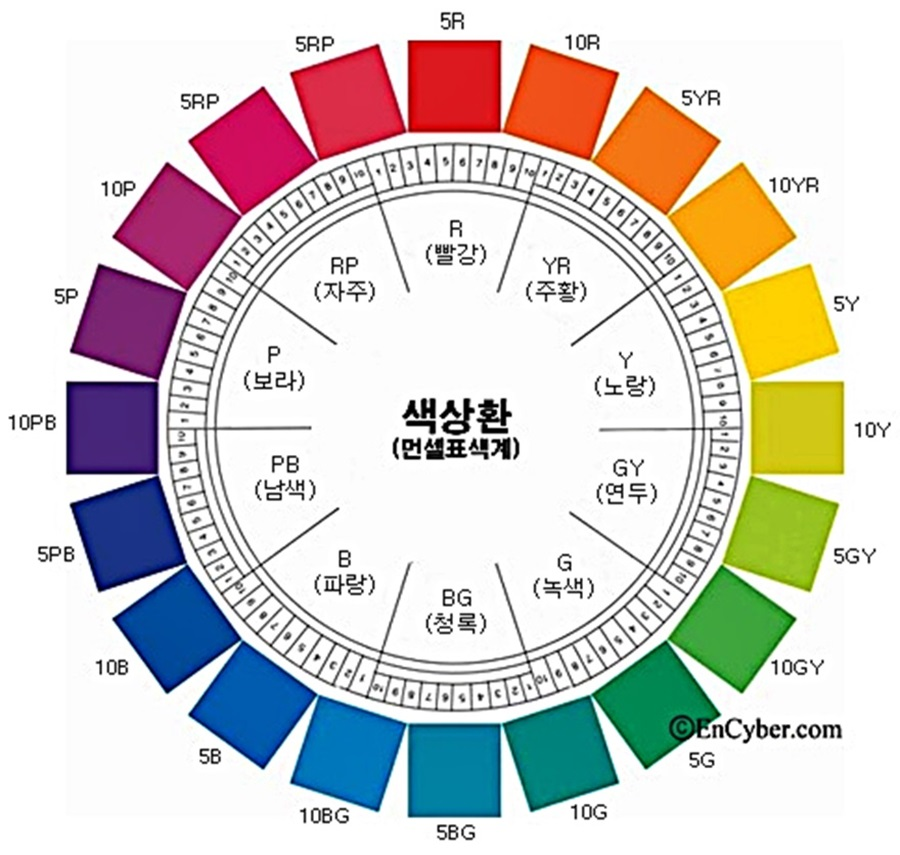
#> input picture ROS_Project/Carmera/Color/Color.jpg, 900 x 855 px, found by its file name
$ python Color.py
#> lines starting #> are read from the running program, lines starting #| are printed output that depends on the picture
import cv2
imgPath = 'D:\\Programing\\Python_Workspace\\ROS_Project\\Carmera\\Color\\Color.jpg'
img = cv2.imread(imgPath)
#> img is the input picture: shape (855, 900, 3); mean B, G, R 202.8, 206.8, 211.8

hsv = cv2.cvtColor(img, cv2.COLOR_BGR2HSV)
#> hsv: shape (855, 900, 3); mean H, S, V 29.2, 52.3, 225.2
h, s, v = cv2.split(hsv)\
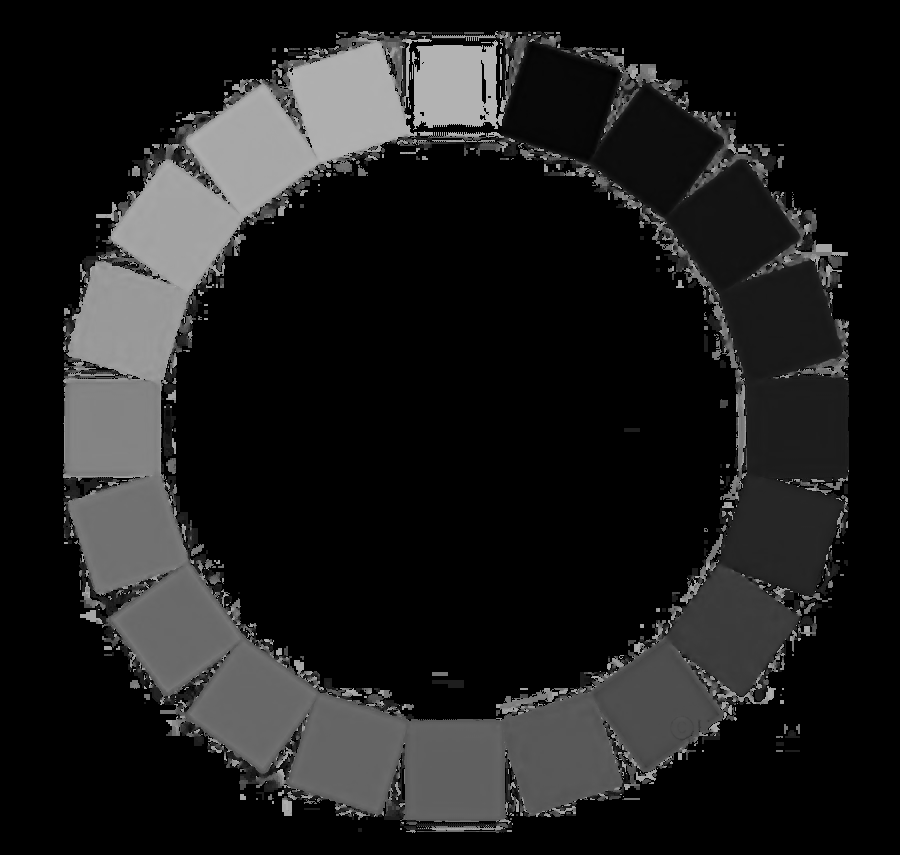
#> h: shape (855, 900); min 0, max 179, mean 29.2
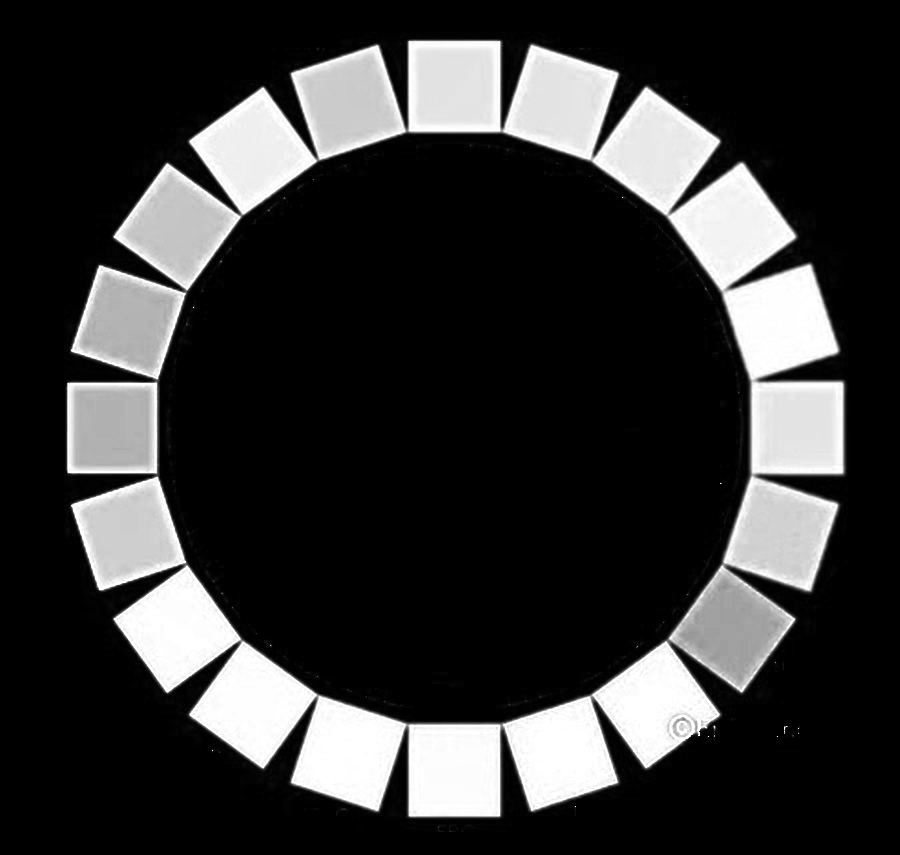
#> s: shape (855, 900); min 0, max 255, mean 52.3
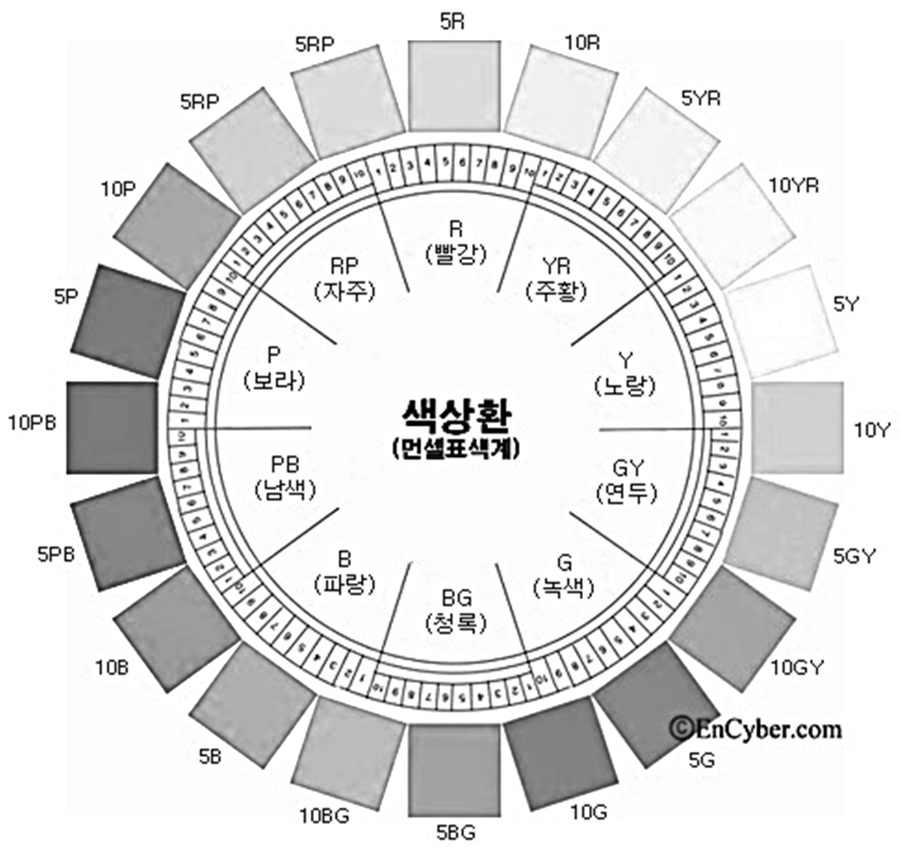
#> v: shape (855, 900); min 0, max 255, mean 225.2

cv2.imshow("Origin", img)
cv2.imshow("h", h)
cv2.imshow("s", s)
cv2.imshow("v", v)

cv2.waitKey(0)
cv2.destroyAllWindows()
